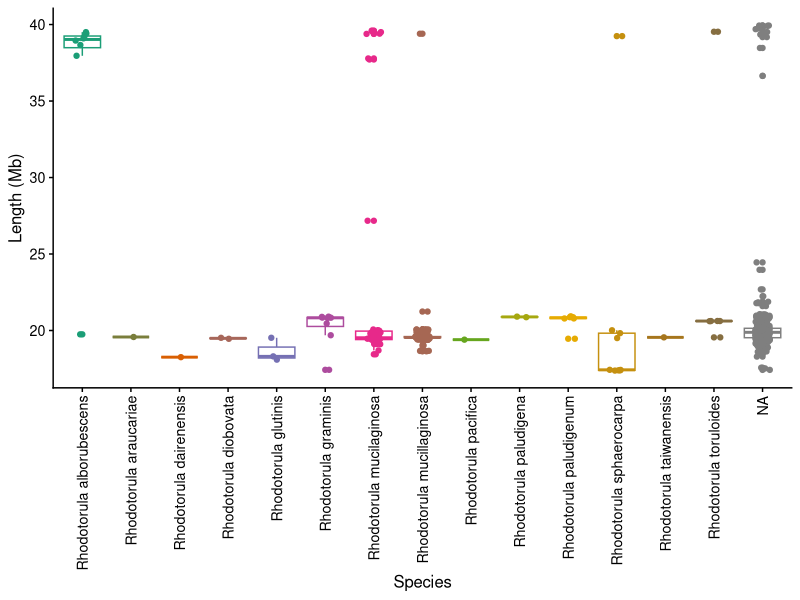
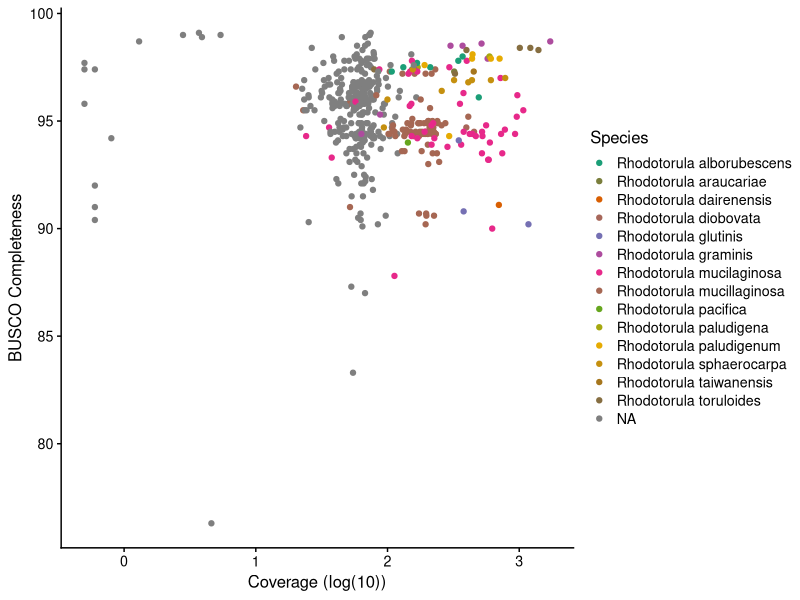
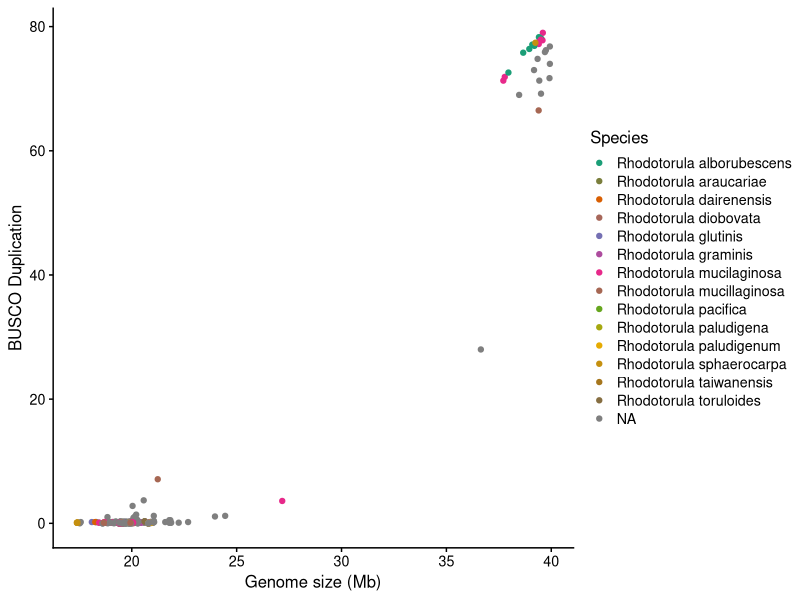

Write R code to recreate these figures, in order.
#!/usr/bin/env R
library(ggplot2)
library(tidyverse)
library(purrr)
library(readr)
library(cowplot) # it allows you to save figures in .png file
library(RColorBrewer)
#library(smplot2)

asminfo <- read_tsv("asm_stats.tsv",col_names=TRUE) %>% mutate(ID=str_replace(SampleID, ".AAFTF", ""))
samples <- read_csv("samples.csv",col_names=TRUE) 
merged <- asminfo %>% left_join(samples,by = join_by(ID == Strain))
colourCount = length(unique(merged$Species))
getPalette = colorRampPalette(brewer.pal(8, "Dark2"))(colourCount)


p <- ggplot(data = merged, mapping = aes(x = Species, y = TOTAL_LENGTH/10**6,color=Species)) +
  geom_boxplot() + 
  geom_jitter(width = 0.15) +  theme_cowplot(12) + theme(legend.position="none") +
  theme(axis.text.x = element_text(angle = 90, vjust = 0.5, hjust=1)) + 
  scale_color_manual(values=getPalette) +
  ylab("Length (Mb)") 

ggsave("genome_size_boxplot.pdf",p,width=5,height=4)

p2 <- ggplot(data = merged %>% filter(BUSCO_Complete > 75), 
             mapping = aes(x = log(Average_Coverage)/log(10), y=BUSCO_Complete,color=Species)) +
  geom_point()  +  theme_cowplot(12) + 
  scale_color_manual(values=getPalette) + xlab("Coverage (log(10))") + ylab("BUSCO Completeness") 
ggsave("genome_coverage.pdf",p2,width=9,height=10)

p3 <- ggplot(data = merged %>% filter(BUSCO_Complete > 75), 
             mapping = aes(x = TOTAL_LENGTH/10**6, y=BUSCO_Duplicate,color=Species)) +
  geom_point()  +  theme_cowplot(12)  + 
  scale_color_manual(values=getPalette) + xlab("Genome size (Mb)") + ylab("BUSCO Duplication")
ggsave("genome_dup_by_size.pdf",p3,width=9,height=9)


